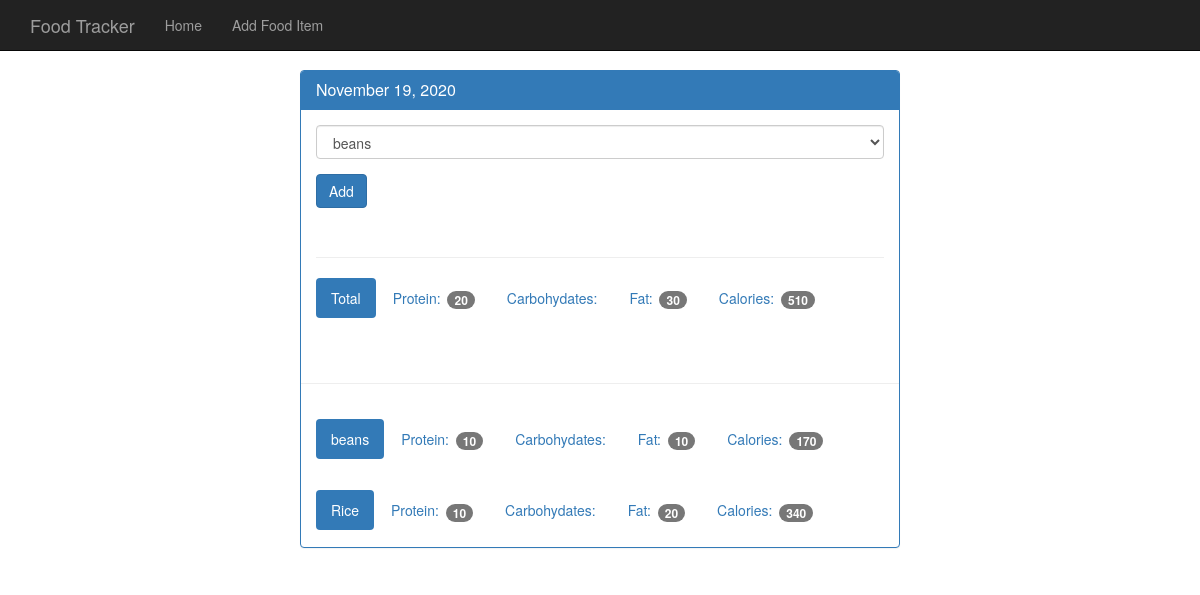
/view/20201119, run on the app's committed database.
### tables this page shows
CREATE TABLE food (
    id integer primary key autoincrement,
    name text not null,
    protein integer not null,
    carbohydrates integer not null,
    fat integer not null,
    calories integer not null
);

### app.py (the view)
@app.route('/view/<date>', methods=['GET', 'POST'])
def view(date):
    db = get_db()
    query = db.execute('select id, entry_date from log_date where entry_date = ?', [date])
    date_result = query.fetchone()
    if request.method == 'POST':
        db.execute('insert into food_date (food_id, log_date_id) values (?, ?)', [request.form['food-select'], date_result['id']])
        db.commit()
    d = datetime.strptime(str(date_result['entry_date']), '%Y%m%d')
    pretty_date = datetime.strftime(d, '%B %d, %Y')
    food_query = db.execute('select id, name from food')
    food_results = food_query.fetchall()
    log_query = db.execute('select food.name, food.protein, food.carbohydrates, food.fat, food.calories from log_date join food_date  on food_date.log_date_id = log_date.id join food on food.id = food_date.food_id where log_date.entry_date = ?', [date])
    log_results = log_query.fetchall()
    totals = {}
    totals['protein'] = 0
    totals['carbohydrates'] = 0
    totals['fat'] = 0
    totals['calories'] = 0
    for food in log_results:
        totals['protein'] += food['protein']
        totals['carbohydrates'] += food['carbohydrates']
        totals['fat'] += food['fat']
        totals['calories'] += food['calories']
    return render_template('day.html', entry_date = date_result['entry_date'], pretty_date = pretty_date, food_results = food_results, log_results = log_results, totals = totals)

### database.py (called while the page is built)
def connect_db():
    sql = sqlite3.connect('food_log.db')
    sql.row_factory = sqlite3.Row
    return sql

def get_db():
    if not hasattr(g, 'sqlite3_db'):
        g.sqlite_db = connect_db()
    return g.sqlite_db

### templates/day.html (shortened to what this page needs)
{%extends 'base.html' %}
{% block body %}
    <nav class="navbar navbar-inverse navbar-fixed-top">
      <div class="container">
        <div class="navbar-header">
          <a class="navbar-brand" href="{{ url_for('index') }}">Food Tracker</a>
        </div>
        <div id="navbar" class="navbar-collapse collapse">
          <ul class="nav navbar-nav">
            <li><a href="{{ url_for('index') }}">Home</a></li>
            <li><a href="{{ url_for('food') }}">Add Food Item</a></li>
          </ul>
        </div>
      </div>
    </nav>
    <div class="container theme-showcase col-sm-6 col-sm-offset-3" role="main">
      <div class="row">
        <div>
          <div class="panel panel-primary">
            <div class="panel-heading">
              <h3 class="panel-title">{{ pretty_date }}</h3>
            </div>
            <div class="panel-body">
              <form method="POST" action="{{ url_for('view', date=entry_date) }}">
                <div class="form-group">
                  <select class="form-control" name="food-select">
                    {% for food in food_results %}
                      <option value="{{ food.id }}">{{ food.name }}</option>
                    {% endfor %}
                  </select>
                </div>
                <button type="submit" class="btn btn-primary">Add</button>
              </form>
              <div class="page-header"></div>
              <ul class="nav nav-pills" role="tablist">
                <li class="active"><a>Total</a></li>
                <li><a>Protein: <span class="badge">{{ totals.protein }}</span></a></li>
                <li><a>Carbohydates: </a></li>
                <li><a>Fat: <span class="badge">{{ totals.fat }}</span></a></li>
                <li><a>Calories: <span class="badge">{{ totals.calories }}</span></a></li>
              </ul>
            </div>
            <div class="page-header"></div>
            {% for food in log_results %}
            <div class="panel-body">
              <ul class="nav nav-pills" role="tablist">
                <li class="active"><a>{{ food.name }}</a></li>
                <li><a>Protein: <span class="badge">{{ food.protein }}</span></a></li>
                <li><a>Carbohydates: </a></li>
                <li><a>Fat: <span class="badge">{{ food.fat }}</span></a></li>
                <li><a>Calories: <span class="badge">{{ food.Calories }}</span></a></li>
              </ul>
            </div>
            {% endfor %}
          </div>
        </div>
      </div>
    </div>
{% endblock %}

### static/theme.css (style rules this page uses)
body { padding-top: 70px; padding-bottom: 30px; }

### data on the page
food: name "beans", protein "10", fat "10", Calories "170"
food: name "Rice", protein "10", fat "20", Calories "340"

### other printed values
{{ pretty_date }} "November 19, 2020"
{{ totals.protein }} "20"
{{ totals.fat }} "30"
{{ totals.calories }} "510"
form field food-select "beans"
